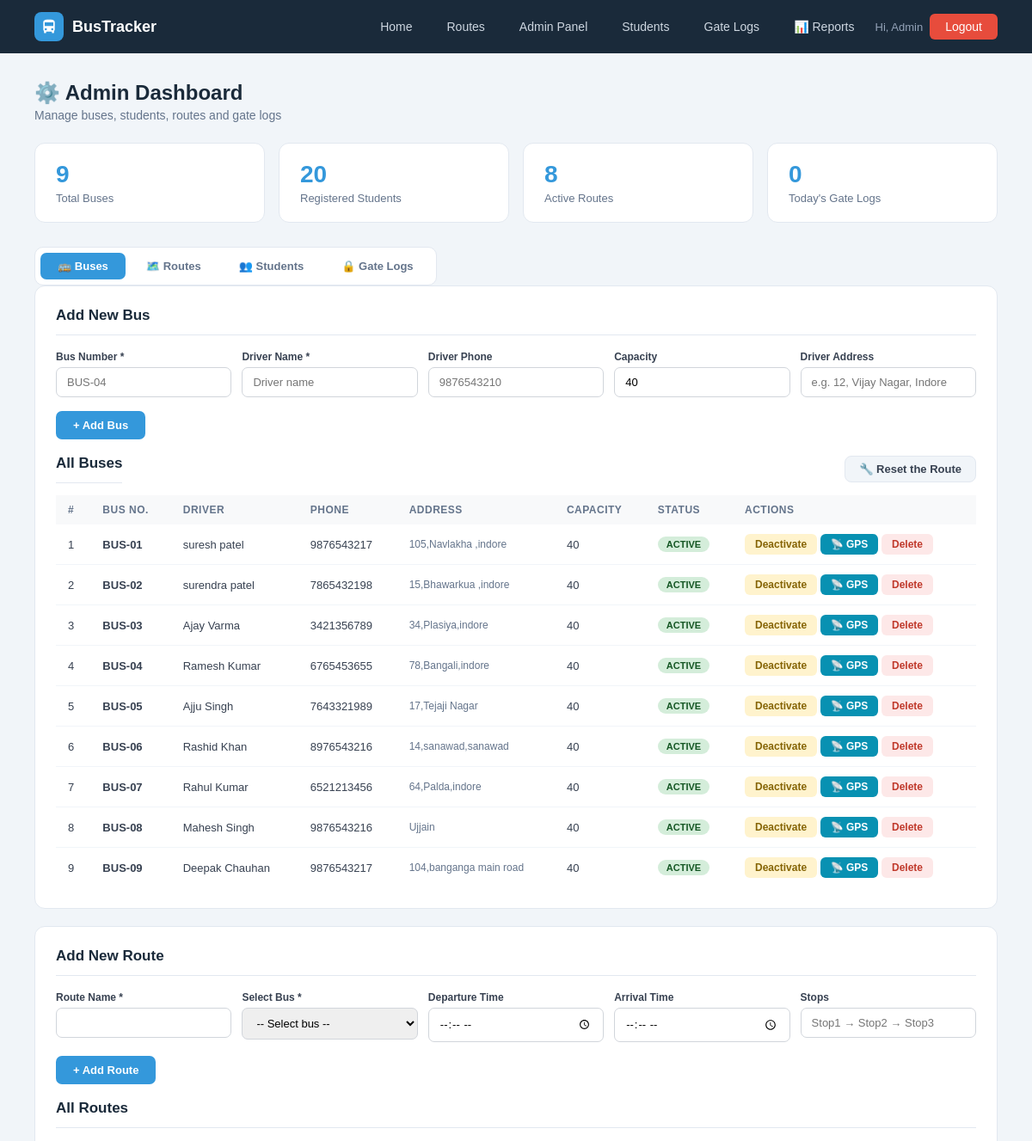
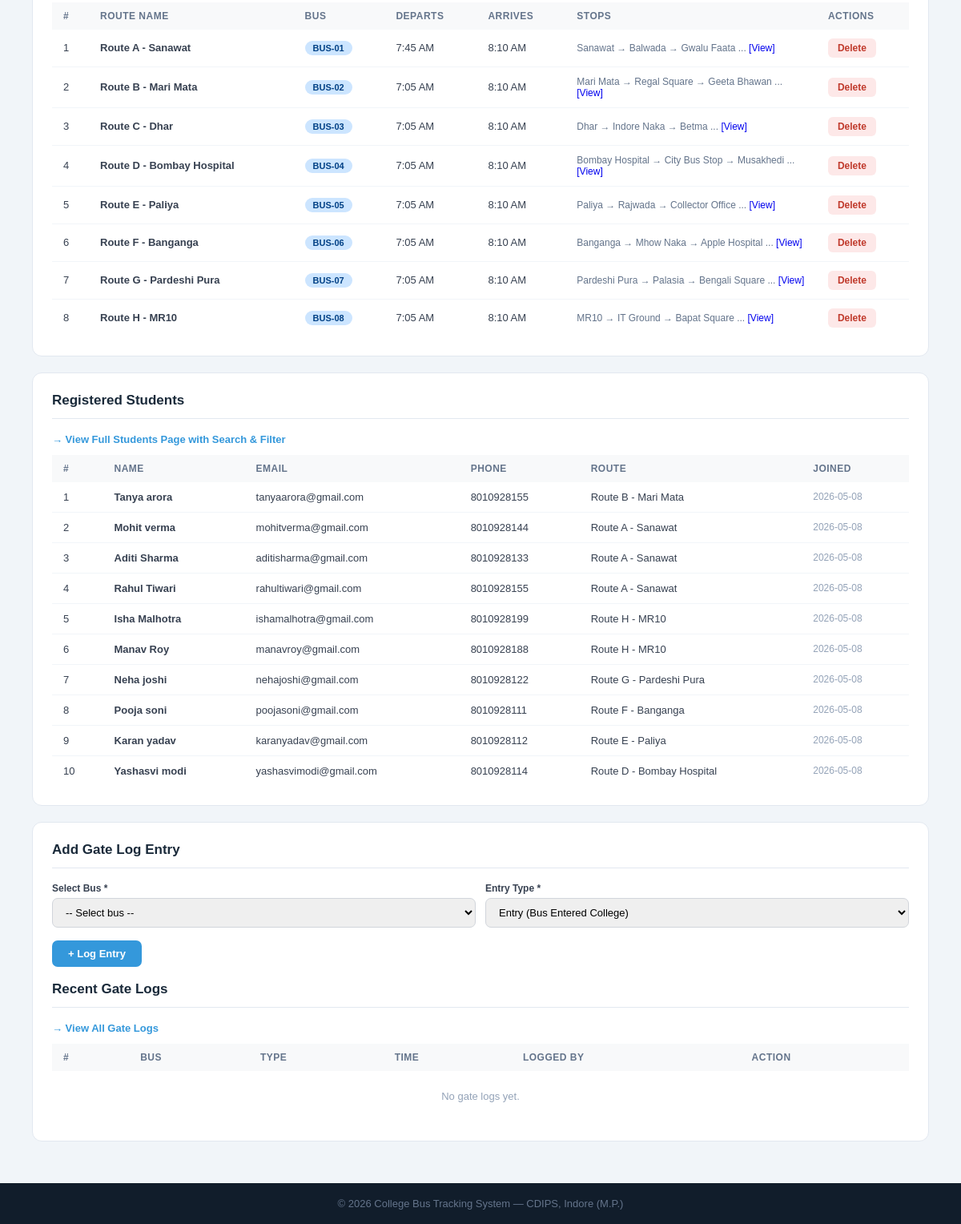
Page /admin (signed in) on the earlier database version (2 pictures, top to bottom).
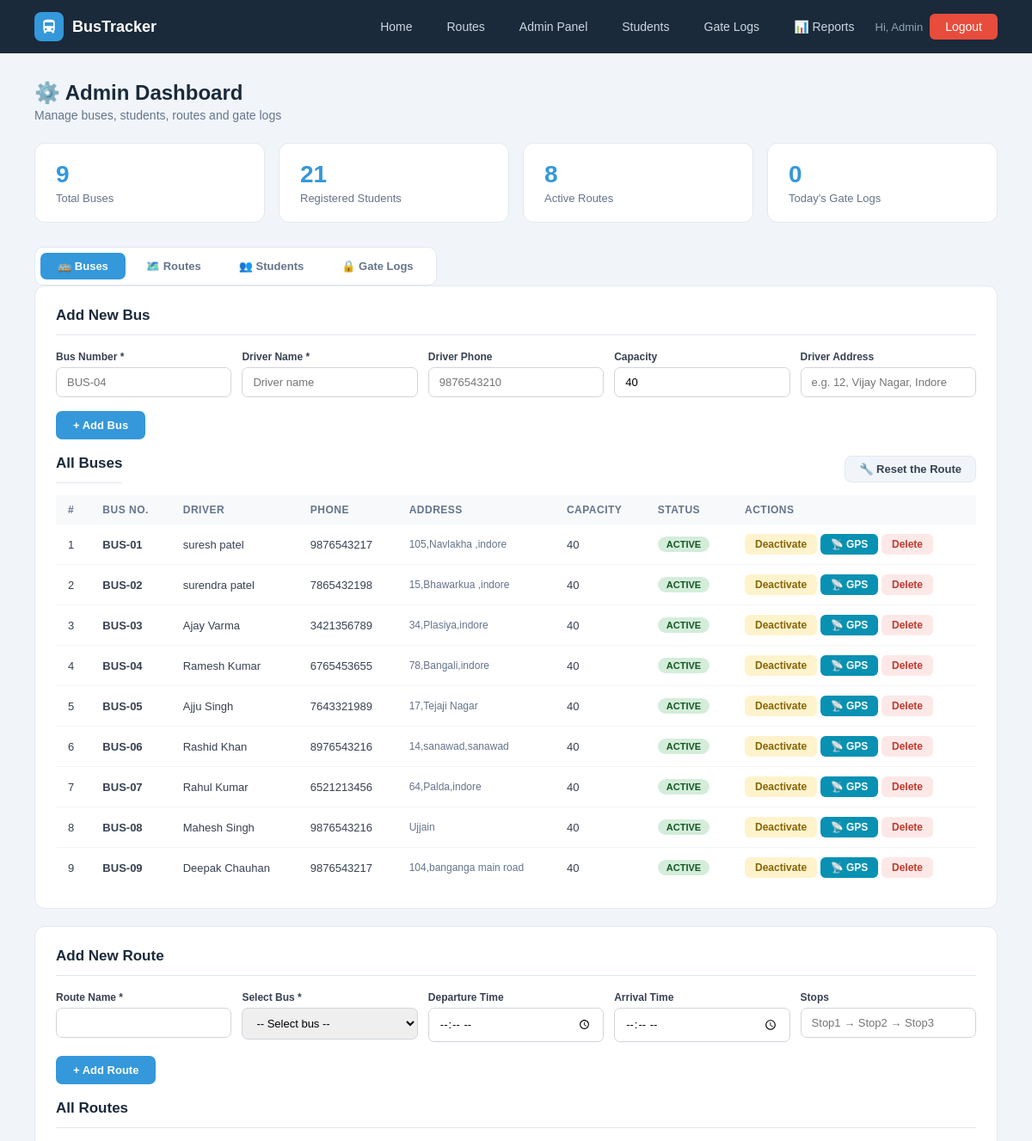
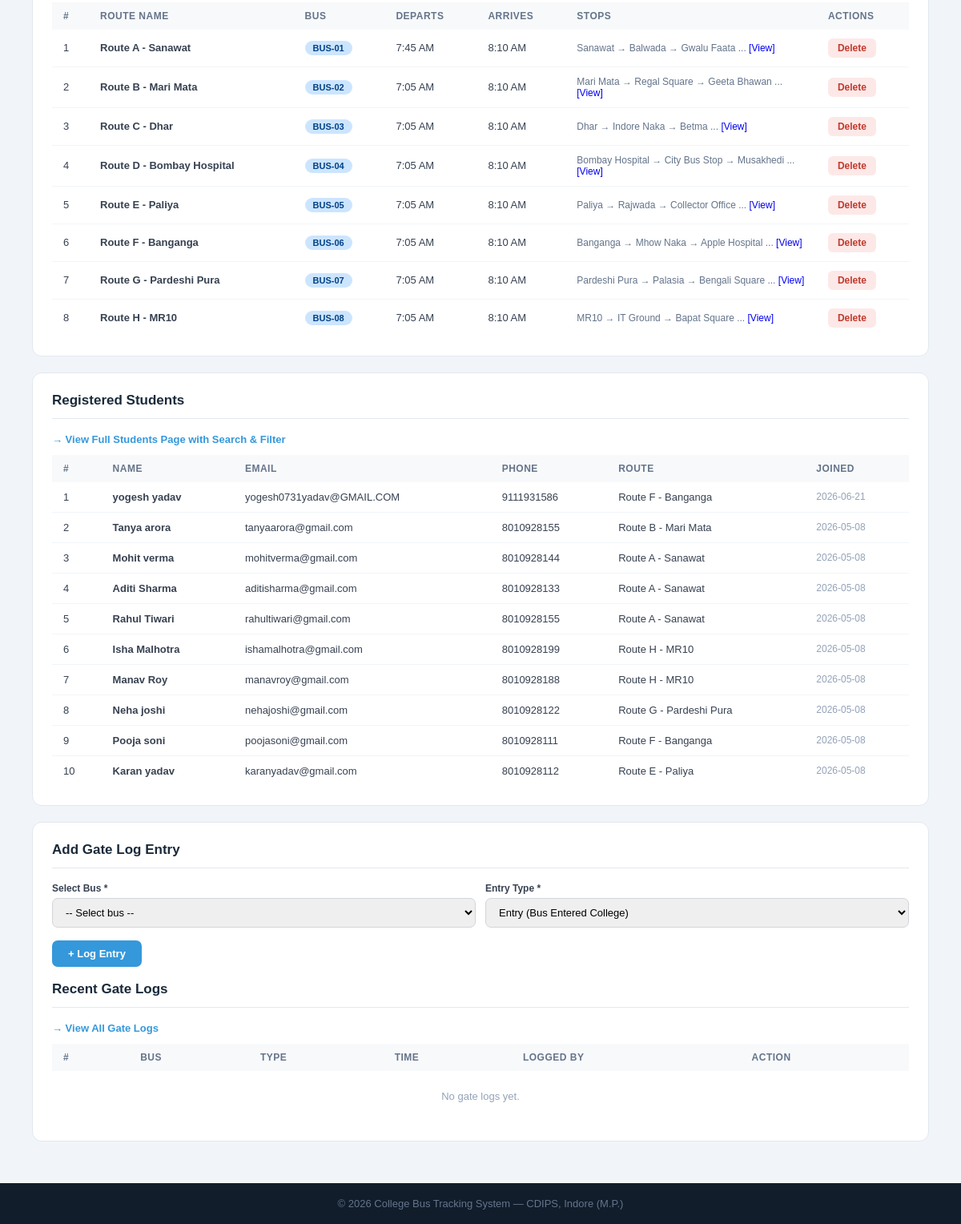
Same page on the later database version (2 pictures, top to bottom).
### tables this page shows
CREATE TABLE buses (
        id INTEGER PRIMARY KEY AUTOINCREMENT,
        bus_number TEXT UNIQUE NOT NULL, driver_name TEXT NOT NULL,
        driver_phone TEXT, capacity INTEGER DEFAULT 40,
        status TEXT DEFAULT 'active',
        current_lat REAL DEFAULT 22.7196, current_lng REAL DEFAULT 75.8577, driver_address TEXT);

CREATE TABLE routes (
        id INTEGER PRIMARY KEY AUTOINCREMENT,
        route_name TEXT NOT NULL, bus_id INTEGER,
        start_point TEXT, end_point TEXT,
        departure_time TEXT, arrival_time TEXT, stops TEXT, original_bus_id INTEGER,
        FOREIGN KEY(bus_id) REFERENCES buses(id));

CREATE TABLE users (
        id INTEGER PRIMARY KEY AUTOINCREMENT,
        name TEXT NOT NULL, email TEXT UNIQUE NOT NULL,
        password TEXT NOT NULL, role TEXT DEFAULT 'student',
        phone TEXT, route_id INTEGER,
        created_at TIMESTAMP DEFAULT CURRENT_TIMESTAMP);

### app.py (the view)
@app.route('/admin')
@admin_required
def admin_dashboard():
    db = get_db()
    buses    = db.execute("SELECT * FROM buses").fetchall()
    students = db.execute('''SELECT u.*,r.route_name FROM users u
                             LEFT JOIN routes r ON u.route_id=r.id
                             WHERE u.role='student' ORDER BY u.created_at DESC''').fetchall()
    routes   = db.execute("SELECT r.*,b.bus_number FROM routes r LEFT JOIN buses b ON r.bus_id=b.id").fetchall()
    logs     = db.execute("SELECT * FROM gate_logs ORDER BY log_time DESC LIMIT 15").fetchall()
    stats = dict(
        total_buses=db.execute("SELECT COUNT(*) FROM buses").fetchone()[0],
        total_students=db.execute("SELECT COUNT(*) FROM users WHERE role='student'").fetchone()[0],
        total_routes=db.execute("SELECT COUNT(*) FROM routes").fetchone()[0],
        today_logs=db.execute("SELECT COUNT(*) FROM gate_logs WHERE DATE(log_time)=DATE('now')").fetchone()[0])
    db.close(); return render_template('admin.html', buses=buses, students=students, routes=routes, logs=logs, stats=stats)

### app.py (called while the page is built, shortened)
def get_db():
    conn = sqlite3.connect(DB)
    conn.row_factory = sqlite3.Row
    return conn

def admin_required(f):
    @wraps(f)
    def dec(*a, **kw):
        if 'admin' not in session:
            flash('Admin access required.', 'error')
            return redirect(url_for('admin_login'))
        return f(*a, **kw)
    return dec

@app.context_processor
def inject_notifications():
    return dict(notifications=[], unread_count=0)

### templates/admin.html (shortened to what the changed rows need)
{% extends "base.html" %}
{% block content %}
<div class="page">
    <div class="page-header">
        <div style="display:flex;gap:12px;align-items:flex-start;flex-wrap:wrap;justify-content:space-between;">
            <div>
                <h1>⚙️ Admin Dashboard</h1>
            </div>
        </div>
    </div>
    <div class="stat-cards">
        <div class="stat-card"><div class="num">{{ stats.total_students }}</div><div class="lbl">Registered Students</div></div>
    </div>
    <div class="tab-wrap">
        <div class="tab-contents">
            <div class="panel" id="content-buses">
                <h2>Add New Bus</h2>
                <br>
                <div style="display:flex;align-items:center;justify-content:space-between;margin-bottom:14px;">
                    <h2 style="margin:0;">All Buses</h2>
                </div>
                <table>
                    <thead><tr><th>#</th><th>Bus No.</th><th>Driver</th><th>Phone</th><th>Address</th><th>Capacity</th><th>Status</th><th>Actions</th></tr></thead>
                    <tbody>
                    {% for b in buses %}
                    <tr>
                        <td>{{ loop.index }}</td>
                        <td><b>{{ b.bus_number }}</b></td>
                        <td>{{ b.driver_name }}</td>
                        <td>{{ b.driver_phone or '—' }}</td>
                        <td style="font-size:12px;color:#64748b;max-width:160px;">{{ b.driver_address or '—' }}</td>
                        <td>{{ b.capacity }}</td>
                        <td><span class="badge {{ 'badge-green' if b.status=='active' else 'badge-red' }}">{{ b.status.upper() }}</span></td>
                        <td>
                            {% if b.status == 'active' %}
                            <a href="{{ url_for('bus_status', bid=b.id, status='inactive') }}" class="btn-sm btn-warning">Deactivate</a>
                            {% else %}
                            <a href="{{ url_for('bus_status', bid=b.id, status='active') }}" class="btn-sm btn-success">Activate</a>
                            {% endif %}
                            <a href="{{ url_for('driver_gps_page', bus_id=b.id) }}"
                               class="btn-sm"
                               style="background:#0891b2;color:#fff;border:none;"
                               target="_blank"
                               title="Driver GPS Panel — {{ b.driver_name }}">
                               📡 GPS
                            </a>
                            <a href="{{ url_for('delete_bus', bid=b.id) }}" class="btn-sm btn-danger">Delete</a>
                        </td>
                    </tr>
                    {% else %}
                    <tr><td colspan="8" style="text-align:center;color:#94a3b8;padding:24px">No buses found.</td></tr>
                    {% endfor %}
                    </tbody>
                </table>
            </div>
           <div class="panel" id="content-routes">
             <h2>Add New Route</h2>
            <br>
             <h2>All Routes</h2>
             <table>
                <thead>
                    <tr>
                        <th>#</th>
                        <th>Route Name</th>
                        <th>Bus</th>
                        <th>Departs</th>
                        <th>Arrives</th>
                        <th>Stops</th>
                        <th>Actions</th>
                    </tr>
                </thead>
                <tbody>
                    {% for r in routes %}
                    <tr>
                        <td>{{ loop.index }}</td>
                        <td><b>{{ r.route_name }}</b></td>
                        <td><span class="badge badge-blue">{{ r.bus_number or 'N/A' }}</span></td>
                        <td>
                            {% if r.departure_time %}
                                {{ (r.departure_time[:2]|int % 12 or 12) }}:{{ r.departure_time[3:] }}
                                {{ 'AM' if r.departure_time[:2]|int < 12 else 'PM' }}
                            {% else %}
                                 —
                            {% endif %}
                        </td>
                        <td>
                            {% if r.arrival_time %}
                                {{ (r.arrival_time[:2]|int % 12 or 12) }}:{{ r.arrival_time[3:] }}
                                {{ 'AM' if r.arrival_time[:2]|int < 12 else 'PM' }}
                            {% else %}
                               —
                            {% endif %}
                        </td>
                        <td style="max-width:240px;font-size:12px;color:#64748b">
                        {% if r.stops %}
                        {% set stop_list = r.stops.replace(',','→').split('→') %}
                        {{ stop_list[0].strip() }}
                        {% if stop_list|length > 1 %} → {{ stop_list[1].strip() }}{% endif %}
                        {% if stop_list|length > 2 %} → {{ stop_list[2].strip() }}{% endif %}
                        {% if stop_list|length > 3 %}
                            ...
                            <a href="#" onclick="alert(`{{ r.stops }}`)">[View]</a>
                        {% endif %}
                {% else %}
                    —
                {% endif %}
            </td>
            <td>
                <a href="{{ url_for('delete_route', rid=r.id) }}"
                   onclick="return confirm('Are you sure you want to delete this route?')"
                   class="btn-sm btn-danger">
                   Delete
                </a>
            </td>
        </tr>
        {% else %}
        <tr>
            <td colspan="7" style="text-align:center;color:#94a3b8;padding:24px">
                No routes found.
            </td>
        </tr>
        {% endfor %}
        </tbody>
    </table>
</div>
            <div class="panel" id="content-students">
                <h2>Registered Students</h2>
                <table>
                    <thead><tr><th>#</th><th>Name</th><th>Email</th><th>Phone</th><th>Route</th><th>Joined</th></tr></thead>
                    <tbody>
                    {% for s in students[:10] %}
                    <tr>
                        <td>{{ loop.index }}</td>
                        <td><b>{{ s.name }}</b></td>
                        <td>{{ s.email }}</td>
                        <td>{{ s.phone or '—' }}</td>
                        <td>{{ s.route_name or '—' }}</td>
                        <td style="font-size:12px;color:#94a3b8">{{ s.created_at[:10] if s.created_at else '—' }}</td>
                    </tr>
                    {% else %}
                    <tr><td colspan="6" style="text-align:center;color:#94a3b8;padding:24px">No students registered.</td></tr>
                    {% endfor %}
                    </tbody>
                </table>
            </div>
            <div class="panel" id="content-logs">
                <h2>Add Gate Log Entry</h2>
                <br>
                <h2>Recent Gate Logs</h2>
                <table>
                    <thead><tr><th>#</th><th>Bus</th><th>Type</th><th>Time</th><th>Logged By</th><th>Action</th></tr></thead>
                </table>
            </div>
        </div>
    </div>
</div>
{% endblock %}

Differences in the rows shown:
no longer on this page (row unchanged): users: name "Yashasvi modi", email "yashasvimodi@gmail.com", phone "8010928114", route_name "Route D - Bombay Hospital", created_at "2026-05-08"
added users: name "yogesh yadav", email "yogesh0731yadav@GMAIL.COM", phone "9111931586", route_name "Route F - Banganga", created_at "2026-06-21"
Other differences:
{{ stats.total_students }}: "20" → "21"
